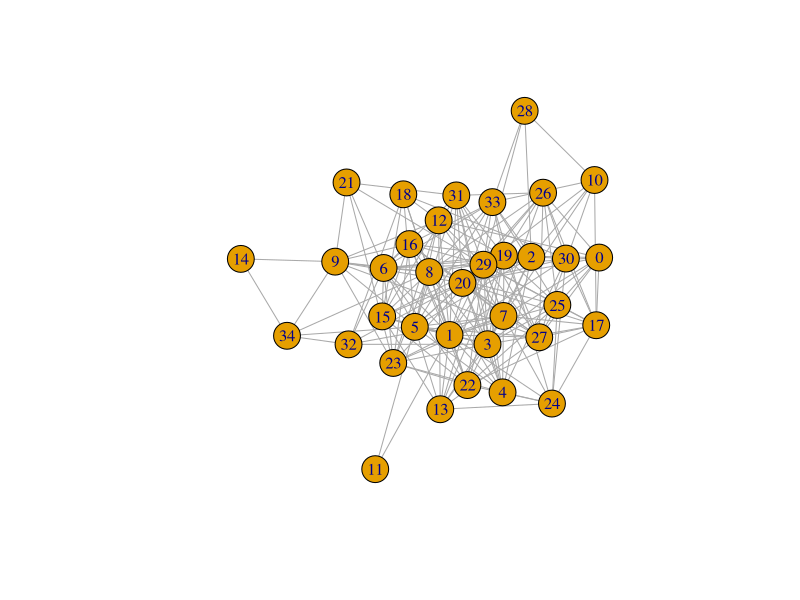

This chart was generated by the following R code:
# season11_h2h_network.r

library(igraph)

nodes <- read.table('nodes.txt', sep=',', header=F, col.names=c('nodeID', 'tag'))
edges <- read.table('edges.txt', sep=',', header=F, col.names=c('ID1', 'ID2', 'weight'))

net <- graph_from_data_frame(d=edges, vertices=nodes, directed=FALSE)

plot(net, layout = layout_with_lgl)
